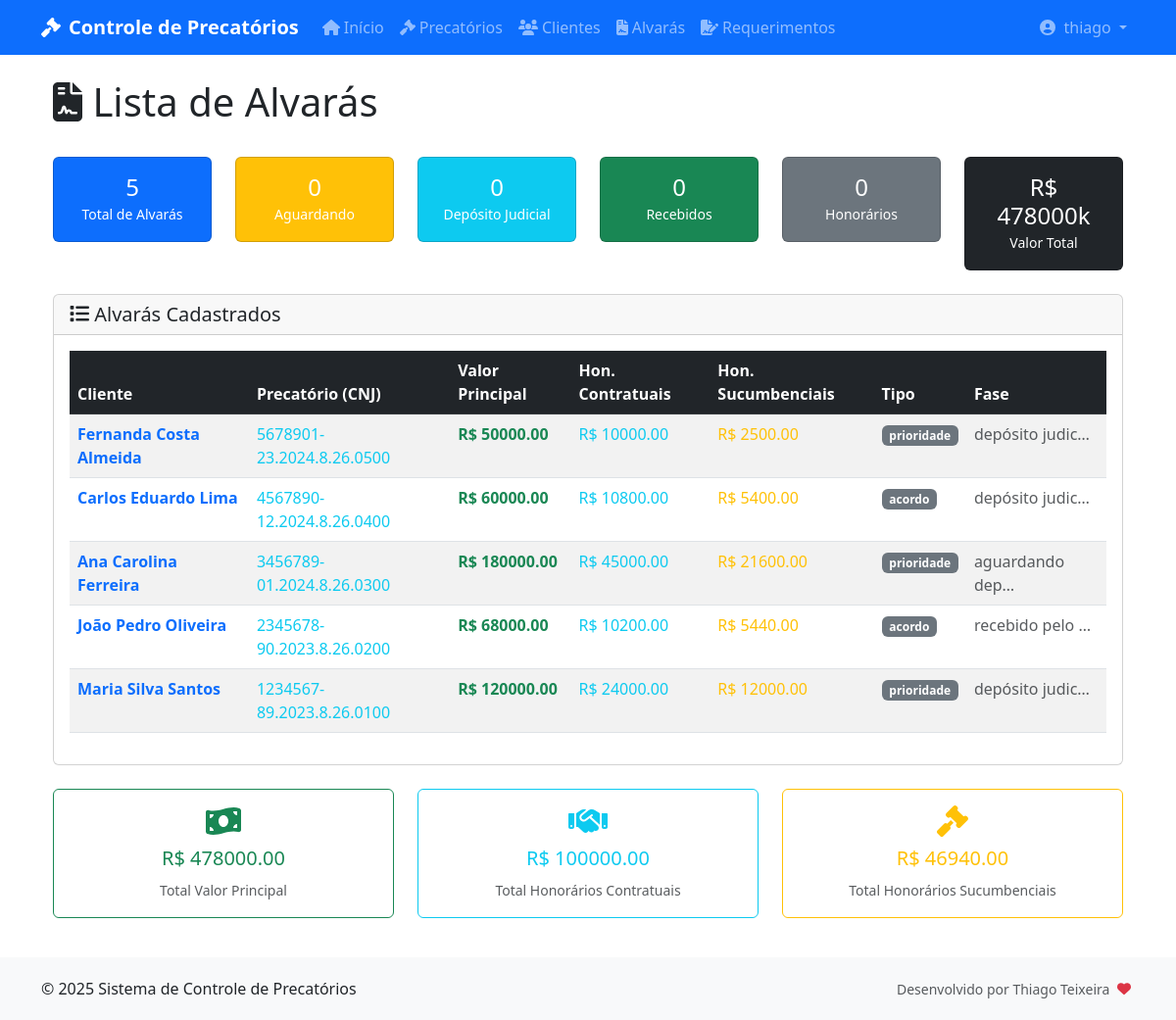
Page /alvaras/ (signed in) on the committed database.
### precapp/models.py (models this page shows, shortened)
class Alvara(models.Model):
    precatorio = models.ForeignKey(Precatorio, on_delete=models.CASCADE, to_field='cnj')
    cliente = models.ForeignKey(Cliente, on_delete=models.CASCADE, to_field='cpf')
    valor_principal = models.FloatField()
    honorarios_contratuais = models.FloatField()
    honorarios_sucumbenciais = models.FloatField()
    tipo = models.CharField(max_length=100)
    fase = models.CharField(max_length=100)

class Cliente(models.Model):
    cpf = models.CharField(max_length=11, primary_key=True)
    nome = models.CharField(max_length=400)
    nascimento = models.DateField()
    prioridade = models.BooleanField()

class Precatorio(models.Model):
    cnj = models.CharField(max_length=200, primary_key=True)
    data_oficio = models.DateField()
    orcamento = models.IntegerField(
        validators=[
            MinValueValidator(1988),
            MaxValueValidator(2050)
        ],
        help_text="Ano do orçamento (formato: YYYY)"
    )
    origem = models.CharField(max_length=200)
    quitado = models.BooleanField()
    valor_de_face = models.FloatField()
    ultima_atualizacao = models.FloatField()
    data_ultima_atualizacao = models.DateField()
    percentual_contratuais_assinado = models.FloatField()
    percentual_contratuais_apartado = models.FloatField()
    percentual_sucumbenciais = models.FloatField()
    prioridade_deferida = models.BooleanField()
    acordo_deferido = models.BooleanField()
    clientes = models.ManyToManyField('Cliente', related_name='precatorios')
    class Meta:
        verbose_name = "Precatório"
        verbose_name_plural = "Precatórios"
        ordering = ['-data_oficio']

### precapp/views.py (the view)
# urls.py: path('alvaras/', alvaras_view, name='alvaras'),
@login_required
def alvaras_view(request):
    alvaras = Alvara.objects.all().select_related('precatorio', 'cliente').order_by('-id')
    total_alvaras = alvaras.count()
    aguardando_deposito = alvaras.filter(tipo='aguardando depósito').count()
    deposito_judicial = alvaras.filter(tipo='depósito judicial').count()
    recebido_cliente = alvaras.filter(tipo='recebido pelo cliente').count()
    honorarios_recebidos = alvaras.filter(tipo='honorários recebidos').count()
    total_valor_principal = sum([alvara.valor_principal for alvara in alvaras if alvara.valor_principal])
    total_honorarios_contratuais = sum([alvara.honorarios_contratuais for alvara in alvaras if alvara.honorarios_contratuais])
    total_honorarios_sucumbenciais = sum([alvara.honorarios_sucumbenciais for alvara in alvaras if alvara.honorarios_sucumbenciais])
    context = {
        'alvaras': alvaras,
        'total_alvaras': total_alvaras,
        'aguardando_deposito': aguardando_deposito,
        'deposito_judicial': deposito_judicial,
        'recebido_cliente': recebido_cliente,
        'honorarios_recebidos': honorarios_recebidos,
        'total_valor_principal': total_valor_principal,
        'total_honorarios_contratuais': total_honorarios_contratuais,
        'total_honorarios_sucumbenciais': total_honorarios_sucumbenciais,
    }
    return render(request, 'precapp/alvara_list.html', context)

### precapp/templates/precapp/alvara_list.html (shortened to what this page needs)
{% extends 'base.html' %}
{% block content %}
<div class="container mt-4">
    <div class="row">
        <div class="col-12">
            <div class="d-flex justify-content-between align-items-center mb-4">
                <h1><i class="fas fa-file-contract"></i> Lista de Alvarás</h1>
            </div>
        </div>
    </div>
    <div class="row mb-4">
        <div class="col-md-2">
            <div class="card bg-primary text-white">
                <div class="card-body text-center">
                    <h4 class="mb-0">{{ total_alvaras }}</h4>
                    <small>Total de Alvarás</small>
                </div>
            </div>
        </div>
        <div class="col-md-2">
            <div class="card bg-warning text-white">
                <div class="card-body text-center">
                    <h4 class="mb-0">{{ aguardando_deposito }}</h4>
                    <small>Aguardando</small>
                </div>
            </div>
        </div>
        <div class="col-md-2">
            <div class="card bg-info text-white">
                <div class="card-body text-center">
                    <h4 class="mb-0">{{ deposito_judicial }}</h4>
                    <small>Depósito Judicial</small>
                </div>
            </div>
        </div>
        <div class="col-md-2">
            <div class="card bg-success text-white">
                <div class="card-body text-center">
                    <h4 class="mb-0">{{ recebido_cliente }}</h4>
                    <small>Recebidos</small>
                </div>
            </div>
        </div>
        <div class="col-md-2">
            <div class="card bg-secondary text-white">
                <div class="card-body text-center">
                    <h4 class="mb-0">{{ honorarios_recebidos }}</h4>
                    <small>Honorários</small>
                </div>
            </div>
        </div>
        <div class="col-md-2">
            <div class="card bg-dark text-white">
                <div class="card-body text-center">
                    <h4 class="mb-0">R$ {{ total_valor_principal|floatformat:0 }}k</h4>
                    <small>Valor Total</small>
                </div>
            </div>
        </div>
    </div>
    <div class="card">
        <div class="card-header">
            <h5 class="card-title mb-0"><i class="fas fa-list"></i> Alvarás Cadastrados</h5>
        </div>
        <div class="card-body">
            {% if alvaras %}
                <div class="table-responsive">
                    <table class="table table-striped table-hover">
                        <thead class="table-dark">
                            <tr>
                                <th>Cliente</th>
                                <th>Precatório (CNJ)</th>
                                <th>Valor Principal</th>
                                <th>Hon. Contratuais</th>
                                <th>Hon. Sucumbenciais</th>
                                <th>Tipo</th>
                                <th>Fase</th>
                            </tr>
                        </thead>
                        <tbody>
                            {% for alvara in alvaras %}
                            <tr>
                                <td>
                                    {% if alvara.cliente.cpf %}
                                        <a href="{% url 'cliente_detail' alvara.cliente.cpf %}" class="text-decoration-none">
                                            <strong class="text-primary">{{ alvara.cliente.nome }}</strong>
                                        </a>
                                    {% else %}
                                        <strong class="text-primary">{{ alvara.cliente.nome }}</strong>
                                    {% endif %}
                                </td>
                                <td>
                                    <a href="{% url 'precatorio_detalhe' alvara.precatorio.cnj %}" class="text-decoration-none">
                                        <span class="text-info">{{ alvara.precatorio.cnj }}</span>
                                    </a>
                                </td>
                                <td>
                                    <span class="text-success fw-bold">R$ {{ alvara.valor_principal|floatformat:2 }}</span>
                                </td>
                                <td>
                                    <span class="text-info">R$ {{ alvara.honorarios_contratuais|floatformat:2 }}</span>
                                </td>
                                <td>
                                    <span class="text-warning">R$ {{ alvara.honorarios_sucumbenciais|floatformat:2 }}</span>
                                </td>
                                <td>
                                    {% if alvara.tipo == 'aguardando depósito' %}
                                        <span class="badge bg-warning text-dark">
                                            <i class="fas fa-clock me-1"></i>Aguardando
                                        </span>
                                    {% elif alvara.tipo == 'depósito judicial' %}
                                        <span class="badge bg-info">
                                            <i class="fas fa-university me-1"></i>Depósito
                                        </span>
                                    {% elif alvara.tipo == 'recebido pelo cliente' %}
                                        <span class="badge bg-success">
                                            <i class="fas fa-check me-1"></i>Recebido
                                        </span>
                                    {% elif alvara.tipo == 'honorários recebidos' %}
                                        <span class="badge bg-primary">
                                            <i class="fas fa-coins me-1"></i>Honorários
                                        </span>
                                    {% else %}
                                        <span class="badge bg-secondary">{{ alvara.tipo }}</span>
                                    {% endif %}
                                </td>
                                <td>
                                    <span class="text-muted">{{ alvara.fase|truncatechars:15 }}</span>
                                </td>
                            </tr>
                            {% endfor %}
                        </tbody>
                    </table>
                </div>
            {% else %}
                <div class="text-center py-5">
                    <i class="fas fa-file-contract fa-3x text-muted mb-3"></i>
                    <h4 class="text-muted">Nenhum alvará cadastrado</h4>
                    <p class="text-muted">Os alvarás devem ser criados a partir dos detalhes de cada precatório.</p>
                </div>
            {% endif %}
        </div>
    </div>
    {% if alvaras %}
    <div class="row mt-4">
        <div class="col-md-4">
            <div class="card text-center border-success">
                <div class="card-body">
                    <i class="fas fa-money-bill-wave fa-2x text-success mb-2"></i>
                    <h5 class="text-success">R$ {{ total_valor_principal|floatformat:2 }}</h5>
                    <small class="text-muted">Total Valor Principal</small>
                </div>
            </div>
        </div>
        <div class="col-md-4">
            <div class="card text-center border-info">
                <div class="card-body">
                    <i class="fas fa-handshake fa-2x text-info mb-2"></i>
                    <h5 class="text-info">R$ {{ total_honorarios_contratuais|floatformat:2 }}</h5>
                    <small class="text-muted">Total Honorários Contratuais</small>
                </div>
            </div>
        </div>
        <div class="col-md-4">
            <div class="card text-center border-warning">
                <div class="card-body">
                    <i class="fas fa-gavel fa-2x text-warning mb-2"></i>
                    <h5 class="text-warning">R$ {{ total_honorarios_sucumbenciais|floatformat:2 }}</h5>
                    <small class="text-muted">Total Honorários Sucumbenciais</small>
                </div>
            </div>
        </div>
    </div>
    {% endif %}
</div>
{% endblock %}

### precapp/templates/base.html (shortened to what this page needs)
<!DOCTYPE html>
<html lang="pt-BR">
<head>
    <link href="https://cdn.jsdelivr.net/npm/bootstrap@5.3.0/dist/css/bootstrap.min.css" rel="stylesheet">
</head>
<body>
    <nav class="navbar navbar-expand-lg navbar-dark bg-primary">
        <div class="container">
            <a class="navbar-brand" href="{% url 'home' %}">
                <i class="fas fa-gavel me-2"></i>Controle de Precatórios
            </a>
            <div class="collapse navbar-collapse" id="navbarNav">
                <ul class="navbar-nav me-auto">
                    <li class="nav-item">
                        <a class="nav-link" href="{% url 'home' %}">
                            <i class="fas fa-home me-1"></i>Início
                        </a>
                    </li>
                    <li class="nav-item">
                        <a class="nav-link" href="{% url 'precatorios' %}">
                            <i class="fas fa-gavel me-1"></i>Precatórios
                        </a>
                    </li>
                    <li class="nav-item">
                        <a class="nav-link" href="{% url 'clientes' %}">
                            <i class="fas fa-users me-1"></i>Clientes
                        </a>
                    </li>
                    <li class="nav-item">
                        <a class="nav-link" href="{% url 'alvaras' %}">
                            <i class="fas fa-file-contract me-1"></i>Alvarás
                        </a>
                    </li>
                    <li class="nav-item">
                        <a class="nav-link" href="{% url 'requerimentos' %}">
                            <i class="fas fa-file-signature me-1"></i>Requerimentos
                        </a>
                    </li>
                </ul>
                {% if user.is_authenticated %}
                <ul class="navbar-nav">
                    <li class="nav-item dropdown">
                        <a class="nav-link dropdown-toggle" href="#" id="navbarDropdown" role="button" data-bs-toggle="dropdown">
                            <i class="fas fa-user-circle me-1"></i>
                            {{ user.get_full_name|default:user.username }}
                        </a>
                    </li>
                </ul>
                {% endif %}
            </div>
        </div>
    </nav>
    <div class="container-fluid">
        <div class="container main-content">
            {% block content %}{% endblock %}
        </div>
    </div>
    <footer class="footer mt-auto">
        <div class="container">
            <div class="row">
                <div class="col-md-6">
                    <p class="mb-0">&copy; 2025 Sistema de Controle de Precatórios</p>
                </div>
                <div class="col-md-6 text-end">
                    <p class="mb-0">
                        <small class="text-muted">
                            Desenvolvido por Thiago Teixeira
                            <i class="fas fa-heart text-danger mx-1"></i>
                        </small>
                    </p>
                </div>
            </div>
        </div>
    </footer>
</body>
</html>

### precapp/templates/base.html (style rules this page uses)
.navbar-brand { font-weight: bold; }
.main-content { margin-top: 20px; margin-bottom: 40px; }
.footer { background-color: #f8f9fa; padding: 20px 0; margin-top: auto; }
body { display: flex; flex-direction: column; min-height: 100vh; }
.container-fluid { flex: 1; }

### rows in the picture
Alvara: cliente.nome "Fernanda Costa Almeida", precatorio.cnj "5678901-23.2024.8.26.0500", valor_principal "50000.00", honorarios_contratuais "10000.00", honorarios_sucumbenciais "2500.00", tipo "prioridade", fase "depósito judic…"
Alvara: cliente.nome "Carlos Eduardo Lima", precatorio.cnj "4567890-12.2024.8.26.0400", valor_principal "60000.00", honorarios_contratuais "10800.00", honorarios_sucumbenciais "5400.00", tipo "acordo", fase "depósito judic…"
Alvara: cliente.nome "Ana Carolina Ferreira", precatorio.cnj "3456789-01.2024.8.26.0300", valor_principal "180000.00", honorarios_contratuais "45000.00", honorarios_sucumbenciais "21600.00", tipo "prioridade", fase "aguardando dep…"
Alvara: cliente.nome "João Pedro Oliveira", precatorio.cnj "2345678-90.2023.8.26.0200", valor_principal "68000.00", honorarios_contratuais "10200.00", honorarios_sucumbenciais "5440.00", tipo "acordo", fase "recebido pelo …"
Alvara: cliente.nome "Maria Silva Santos", precatorio.cnj "1234567-89.2023.8.26.0100", valor_principal "120000.00", honorarios_contratuais "24000.00", honorarios_sucumbenciais "12000.00", tipo "prioridade", fase "depósito judic…"

### other values in the picture
{{ user.get_full_name|default:user.username }} "thiago"
{{ total_alvaras }} "5"
{{ aguardando_deposito }} "0"
{{ deposito_judicial }} "0"
{{ recebido_cliente }} "0"
{{ honorarios_recebidos }} "0"
{{ total_valor_principal|floatformat:0 }} "478000"
{{ total_valor_principal|floatformat:2 }} "478000.00"
{{ total_honorarios_contratuais|floatformat:2 }} "100000.00"
{{ total_honorarios_sucumbenciais|floatformat:2 }} "46940.00"
